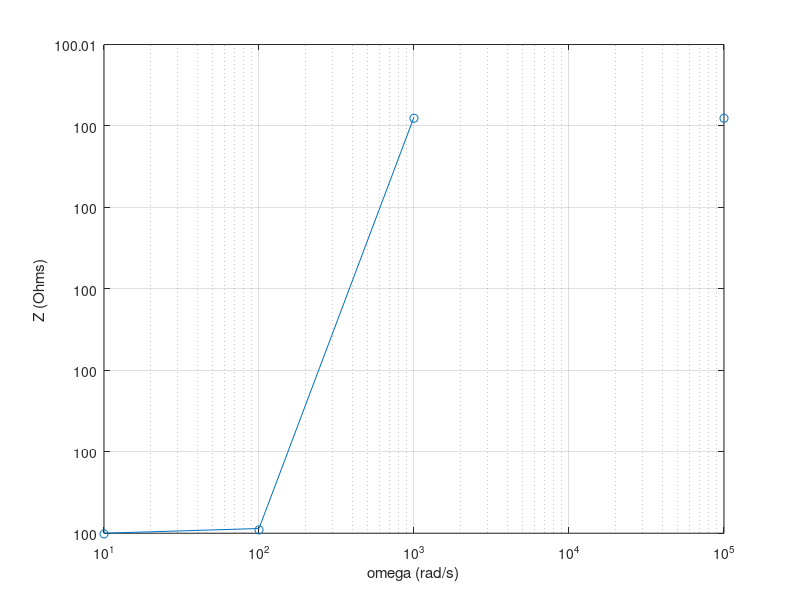

This chart was generated by the following MATLAB code:
%Brian McIlwain
%Tools in ECE
%Problem 4.11 text

function [] = problem_4_11()
w = [10 100 1000 1e4 1e5];
plot(w,abs(Z(w)),'-o');
set(gca,'xscale','log')
xlabel('omega (rad/s)')
ylabel('Z (Ohms)')
grid on
end

function y = Z(w)
y = 100 + (w.*1j.*1e-3)./(1-w.^2.*1e-3.*10e-6);
end